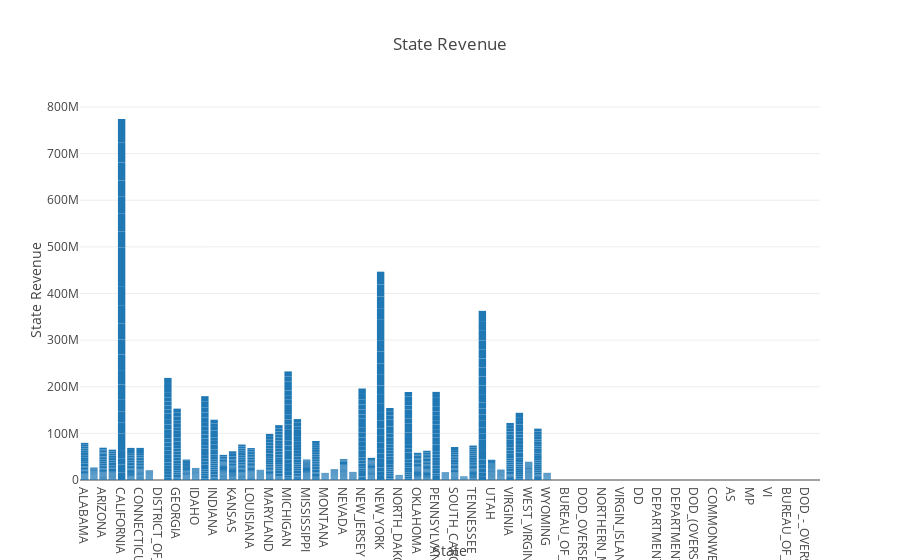

The notebook cell this image was saved under:
### Code cell
data = [go.Bar(x =df['STATE'], y = df['STATE_REVENUE'])]
layout = go.Layout(title="State Revenue",
                xaxis=dict(title='State'),
                yaxis=dict(title='State Revenue'))
fig = go.Figure(data=data, layout=layout)

iplot(fig)

### Figure 1 — Plotly figure (JSON) as saved in the notebook; plotly's stock layout.template omitted (floating-point values rounded to 4 significant figures; data arrays with more than 128 entries replaced by an {"elided": "..."} marker saying what was removed)
{"data": [{"type": "bar", "uid": "6f73100e-6f71-4971-8ee7-3576a804686d", "x": {"elided": "1492 str values"}, "y": {"elided": "1492 int values"}}], "layout": {"title": {"text": "State Revenue"}, "xaxis": {"title": {"text": "State"}}, "yaxis": {"title": {"text": "State Revenue"}}}}
